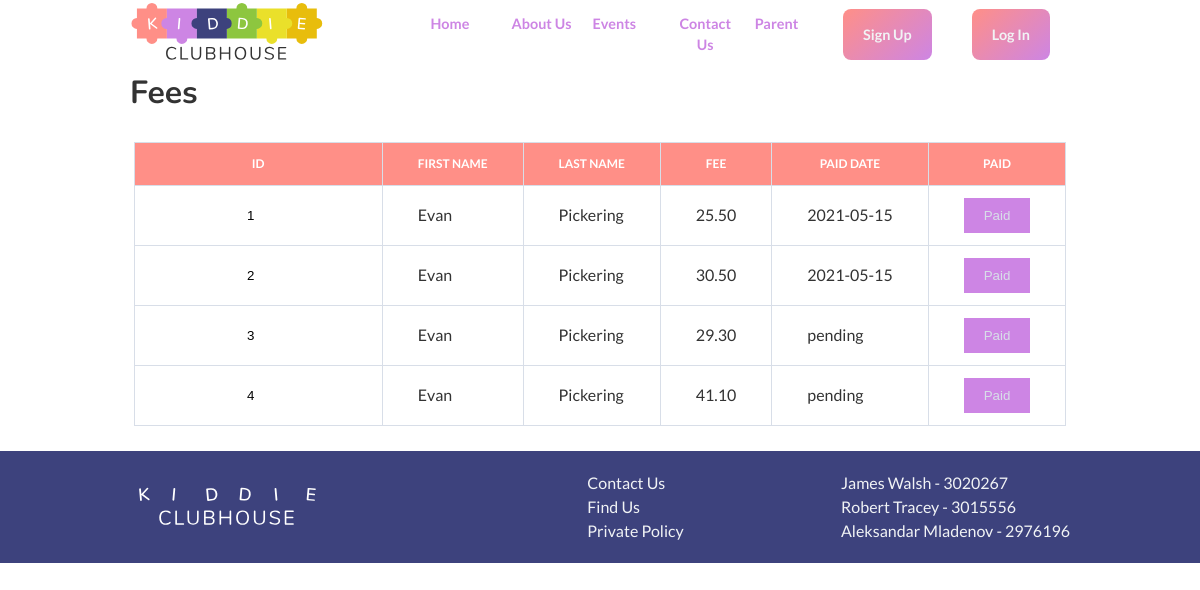
The page /registration-edit.php on the database its author committed.
### tables this page shows
CREATE TABLE `menu` (
  `id` int(11) NOT NULL,
  `parentId` int(11) DEFAULT NULL,
  `title` varchar(100) DEFAULT NULL,
  `link` varchar(255) DEFAULT NULL,
  `accessLevel` int(11) DEFAULT NULL
);

CREATE TABLE `fee` (
  `feeId` int(11) NOT NULL,
  `registrationId` int(11) DEFAULT NULL,
  `feeAmount` decimal(15,2) DEFAULT NULL,
  `isPaid` tinyint(1) DEFAULT NULL,
  `paidDate` date DEFAULT NULL
);

CREATE TABLE `user` (
  `username` varchar(255) NOT NULL,
  `firstName` varchar(100) DEFAULT NULL,
  `lastName` varchar(100) DEFAULT NULL,
  `password` varchar(100) DEFAULT NULL,
  `userTypeId` int(11) DEFAULT NULL,
  `isActive` tinyint(1) DEFAULT NULL
);

### registration-edit.php (the view, shortened to what this page needs)
<!DOCTYPE html>
<html lang="en">
   <head>
      <?php include 'header.php'; ?>
   </head>
   <body>
      <?php
         $query = "SELECT f.feeid, u.firstname, u.lastname , f.feeamount, f.ispaid, f.paiddate FROM fee f INNER JOIN registration r ON f.registrationid = r.registrationid INNER JOIN user u ON r.username = u.username";
         $result = @mysqli_query($db_connection, $query);
         $fees = array();
         while ($row = mysqli_fetch_array($result)) {
           $fees[] = array(
             'feeid' => $row['feeid'],
             'firstname' => $row['firstname'],
             'lastname' => $row['lastname'],
             'feeamount' => $row['feeamount'],
             'ispaid' => $row['ispaid'],
             'paiddate' => $row['paiddate']
           );
         }
         ?>
      <section class="day-details">
         <div class="container">
            <h2 class="heading-2">Fees</h2>
            <table class="day-details-table data-table">
               <thead>
                  <tr>
                     <th>ID</th>
                     <th>FIRST NAME</th>
                     <th>LAST NAME</th>
                     <th>FEE</th>
                     <th>PAID DATE</th>
                     <th>PAID</th>
                  </tr>
               </thead>
               <tbody>
                  <?php
                     for ($row = 0; $row < sizeof($fees); $row++) {
                     ?>
                  <tr>
                     <form method='get' action='scripts/fee_paid.php'>
                        <td><input type='number' name='feeid' value='<?php  echo $fees[$row]['feeid']; ?>' readonly></td>
                        <td> <?php if(isset($fees[$row]['firstname'])) { echo $fees[$row]['firstname']; } ?></td>
                        <td> <?php if(isset($fees[$row]['lastname'])) { echo $fees[$row]['lastname']; } ?></td>
                        <td> <?php if(isset($fees[$row]['feeamount'])) { echo $fees[$row]['feeamount']; } ?></td>
                        <td> <?php if(isset($fees[$row]['paiddate'])) { echo $fees[$row]['paiddate']; } else { echo 'pending'; } ?></td>
                        <td><button type="submit" class="btn-del">Paid</button></td>
                     </form>
                  </tr>
                  <?php
                     }
                     ?>
               </tbody>
            </table>
         </div>
      </section>
   </body>
   </body>
</html>

### header.php (shortened to what this page needs)
<!DOCTYPE html>
<html lang="en">
<head>
  <link rel="stylesheet" href="https://unpkg.com/aos@next/dist/aos.css" />
  <link rel="stylesheet" href="https://cdnjs.cloudflare.com/ajax/libs/font-awesome/5.15.2/css/all.min.css"
 />
  <link rel="stylesheet" href="css/utilities.css">
  <link rel="stylesheet" href="css/style.css">
</head>
<body>
  <div class="menu-area">
    <div class="container flex">
      <figure><img class="logo" src="img/logo-01.svg" alt=""></figure>
      <?php
        require ('scripts/connect.php');
        if (isset($_SESSION['user_id'])) {
          $accesslevel = $_SESSION['accesslevel'];
        } else {
          $accesslevel = 3;
        }
        $query = "SELECT id, parentid, title, link, accesslevel FROM menu WHERE accesslevel >= '$accesslevel' ORDER BY parentid, id";
        $result = @mysqli_query($db_connection, $query);
        $menu = array();
        while ($row = mysqli_fetch_array($result)) {
          $menu[] = array(
            'id' => $row['id'],
            'parentid' => $row['parentid'],
            'title' => $row['title'],
            'link' => $row['link'],
            'accesslevel' => $row['accesslevel']
          );
        }
        ?>
        <ul>
          <?php
            for ($row = 0; $row < sizeof($menu); $row++) {
              if ($menu[$row]['parentid'] == 0) {
              ?>
              <li><a href="<?php echo $menu[$row]['link']; ?>"><?php echo $menu[$row]['title']; ?></a>
              <?php
              for ($sub = 0; $sub < sizeof($menu); $sub++) {
                if ($menu[$sub]['parentid'] == $menu[$row]['id']) {
                  ?>
                  <li><a href="<?php echo $menu[$sub]['link']; ?>"><?php echo $menu[$sub]['title']; ?></a></li>
                  <?php
                } else { echo '</li>  '; }
              }
              ?>
              </ul>
              <?php
              }
            }
          ?>
      <div class="nav-buttons">
        <?php if(isset($_SESSION['user_id'])) {
          ?>
          <a class="btn btn-primary" href="scripts/logout.php">Log Out</a>
          <?php
        } else {
          ?>
          <a class="btn btn-primary" href="sign-up-form.php">Sign Up</a>
          <a class="btn btn-primary" href="login-form.php">Log In</a>
          <?php
        }
        ?>
      </div>
    </div>
  </div>
</body>
</html>

### css/utilities.css (style rules this page uses)
:root { --color-primary: #ff8f87; --color-secondary: #cd85e4; --color-tertiary: #3d427d; --color-grey: #d8dee8; --color-grey-light: #f1f3f5; --color-grey-dark: #c2c8d1; --color-grey-darkest: #333; --heading-font: "Nunito", sans-serif; --body-font: "Lato", sans-serif; }
.heading-1, .heading-2, .heading-3 { font-family: var(--heading-font); }
.heading-2 { font-size: 2em; }
.container { max-width: 85%; margin: 0 auto; overflow: hideen; padding: 0 2.5em; }
.flex { display: flex; justify-content: center; align-items: center; height: 100%; }
.btn { outline: none; border: none; font-size: 1.1em; padding: 15px 20px; border-radius: 8px; cursor: pointer; color: var(--color-grey-light); }
.btn-primary { background: rgb(255, 143, 135); background: linear-gradient( 138deg, rgba(255, 143, 135, 1) 0%, rgba(205, 133, 228, 1) 100% ); }
.menu-area a { display: flex; align-items: center; justify-content: space-between; color: red; }
.menu-area .logo { width: 150%; }
.menu-area a { padding: 0.625em; font-weight: 700; font-size: 0.9em; color: var(--color-secondary); }
.menu-area ul { display: flex; justify-content: center; width: 100%; }
.menu-area ul li { position: relative; left: 40%; width: 100%; text-align: center; }
.menu-area .nav-buttons { width: 100%; display: flex; justify-content: flex-end; }
.nav-buttons .btn { margin: 0 20px; padding: 15px 20px; color: var(--color-grey-light); }

### css/style.css (style rules this page uses)
* { padding: 0; margin: 0; box-sizing: border-box; }
html { scroll-behavior: smooth; }
body { font-family: var(--body-font); line-height: 1.5; color: var(--color-grey-darkest); }
ul { list-style-type: none; }
a { text-decoration: none; }
img { width: 100%; }
.footer { background-color: var(--color-tertiary); padding: 1.25em 0; color: var(--color-grey-light); }
.footer .flex { flex-direction: row; justify-content: space-between; }
.footer .logo { width: 65%; }
table { margin: 25px auto; border-collapse: collapse; border: 1px solid var(--color-grey-light); }
table th, table td { border: 1px solid var(--color-grey); padding: 12px 35px; border-collapse: collapse; }
table th { background: var(--color-primary); color: #fff; text-transform: uppercase; font-size: 12px; }
.btn-add, .btn-del, .btn-up { padding: 10px 20px; color: var(--color-grey); border: none; outline: none; cursor: pointer; }
.btn-del { background-color: var(--color-secondary); }
.data-table input[type="number"] { border: none; background-color: transparent; text-align: center; display: block; color: black; }

### rows shown on the page
menu: title "Home"
menu: title "About Us"
menu: title "Events"
menu: title "Contact Us"
menu: title "Parent"
fee: feeid "1", user.firstName "Evan", user.lastName "Pickering", feeAmount "25.50", paidDate "2021-05-15"
fee: feeid "2", user.firstName "Evan", user.lastName "Pickering", feeAmount "30.50", paidDate "2021-05-15"
fee: feeid "3", user.firstName "Evan", user.lastName "Pickering", feeAmount "29.30", shows "pending"
fee: feeid "4", user.firstName "Evan", user.lastName "Pickering", feeAmount "41.10", shows "pending"
